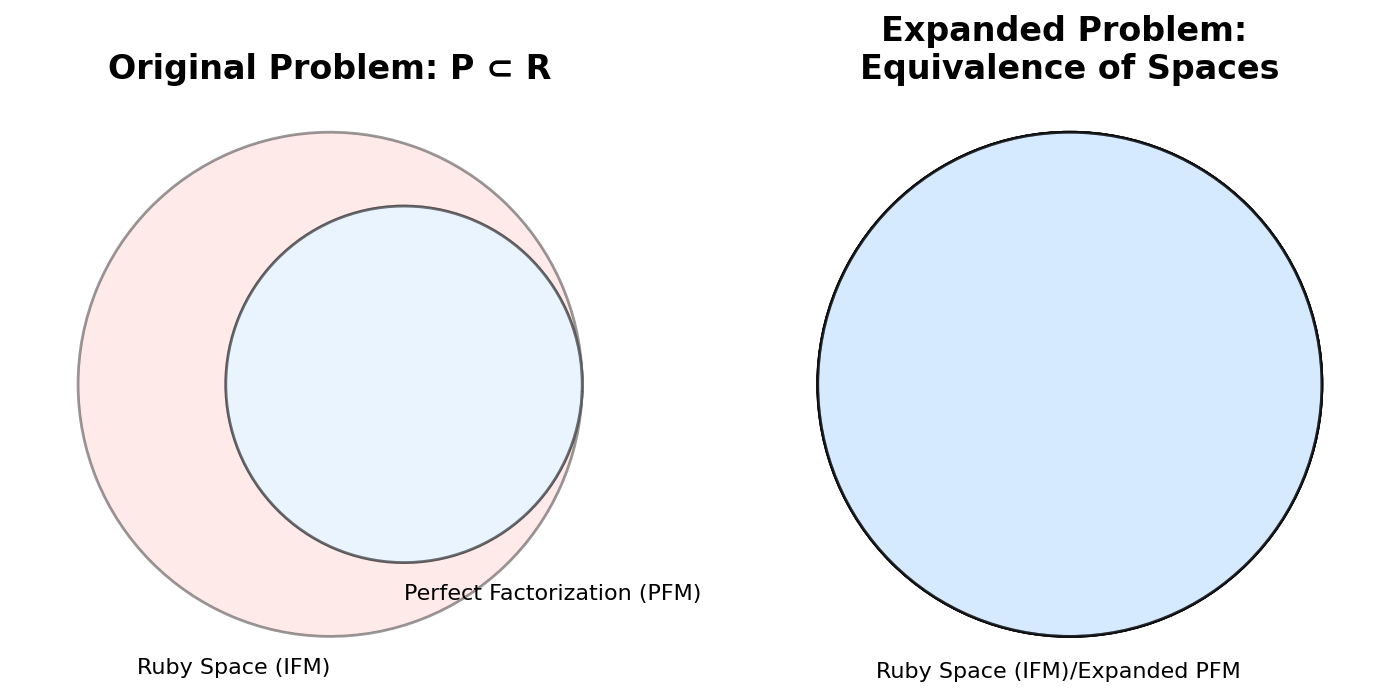

This chart was generated by the following Python code:
import matplotlib.pyplot as plt
from matplotlib_venn import venn2

fig, axs = plt.subplots(1, 2, figsize=(14, 7))

for ax in axs:
    ax.set_axis_off()

venn1 = venn2(subsets=(50, 0, 50), set_labels=('Ruby Space (IFM)', 'Perfect Factorization (PFM)'),
subset_label_formatter=lambda x: '', ax=axs[0])

# axs[0].set_title("Original Problem: P ⊂ R")
axs[0].set_title("Original Problem: P ⊂ R", fontsize=24, fontweight='bold')

for subset in ('10', '01', '11'):
    patch = venn1.get_patch_by_id(subset)
    if patch:
        # 设置边框颜色与线宽
        patch.set_edgecolor('black')
        patch.set_linewidth(2)
    # 根据区域区分填充颜色
    if subset == '10':
        patch.set_facecolor('#FFCCCC')   # 浅红色
    elif subset == '11':
        patch.set_facecolor('#CCE5FF')   # 浅蓝色
    elif subset == '01':
        patch.set_facecolor('#CCFFCC')   # 浅绿色

if venn1.set_labels is not None:
    for label in venn1.set_labels:
        if label:
            label.set_fontsize(16)  # 设置集合标签字体大小

if venn1.subset_labels is not None:
    for label in venn1.subset_labels:
        if label:
            label.set_fontsize(14)  # 设置子集内数字或文字的字体大小

venn2_diagram = venn2(subsets=(0, 0, 50), set_labels=('Ruby Space (IFM)', '/Expanded PFM'),
subset_label_formatter=lambda x: '', ax=axs[1])
for subset in ('10', '01', '11'):
    label = venn2_diagram.get_label_by_id(subset)
if label:
    label.set_text('')

axs[1].set_title("Expanded Problem: \nEquivalence of Spaces", fontsize=24, fontweight='bold')

for subset in ('10', '01', '11'):
    patch = venn2_diagram.get_patch_by_id(subset)
    if patch:
        patch.set_edgecolor('black')
        patch.set_linewidth(2)
        # 全部使用浅蓝色，加上半透明效果
        patch.set_facecolor('#CCE5FF')
        patch.set_alpha(0.8)


if venn2_diagram.set_labels is not None:
    for label in venn2_diagram.set_labels:
        if label:
            label.set_fontsize(16)

if venn2_diagram.subset_labels is not None:
    for label in venn2_diagram.subset_labels:
        if label:
            label.set_fontsize(14)

plt.subplots_adjust(left=0.1, right=0.9, top=0.8, bottom=0.1)
plt.tight_layout()
plt.savefig("test.png") 
plt.show()
